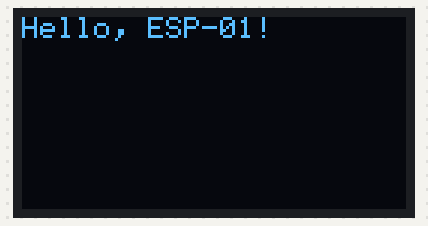
A sketch run on a simulated ESP32. Parts: 128×64 one-colour display.

Above: at 0.1 s.
At 2.1 s:
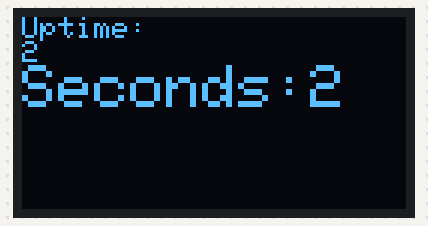
At 11.2 s:
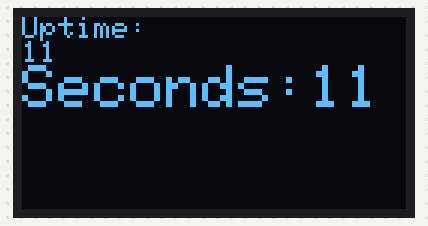
At 20.1 s:
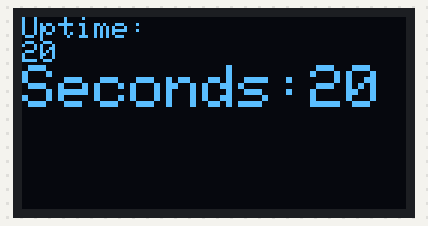
At 29.2 s:
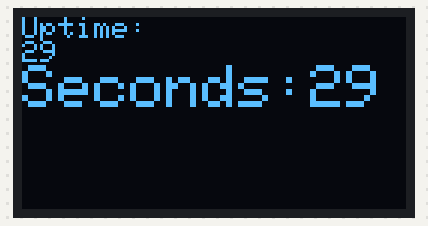
At 38.1 s:
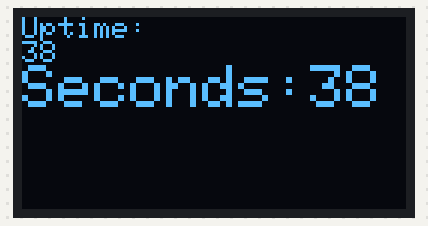

The sketch:

ESP01_OLED.ino
```cpp
#include <Wire.h>
#include <Adafruit_GFX.h>
#include <Adafruit_SSD1306.h>

#define OLED_RESET -1
#define SCREEN_ADDRESS 0x3C //Most common small OLEDs use 0x3C.

Adafruit_SSD1306 display(128, 64, &Wire, OLED_RESET);  // For 128x64 display

// Define the SDA and SCL pins for I2C communication with the OLED
#define SDA_PIN 2 // GPIO2
#define SCL_PIN 0 // GPIO0


void setup() {
  Serial.begin(9600);

  // Initialize I2C communication with custom pins
  Wire.begin(SDA_PIN, SCL_PIN);

  // SSD1306_SWITCHCAPVCC = generate display voltage from 3.3V internally
  if(!display.begin(SSD1306_SWITCHCAPVCC, SCREEN_ADDRESS)) {
    Serial.println(F("SSD1306 allocation failed"));
    for(;;); // Don't proceed, loop forever
  }

  display.clearDisplay(); // Clear the buffer
  display.println("Hello, ESP-01!"); // Print some text
  display.display(); // Show what we've written
  delay(2000);
}

void loop() {
  display.clearDisplay();

  display.setTextSize(1);             // Normal 1:1 pixel size
  display.setTextColor(WHITE);        // Draw white text
  display.setCursor(0,0);             // Start at top-left corner
  display.println("Uptime:");
  display.println(millis()/1000);

  display.setTextSize(2);             // Draw 2X larger text
  display.setCursor(0, 16);           // Start below the small text
  display.print("Seconds:");
  display.println(millis()/1000);

  display.display();
  delay(100);
}
```

Measured:
- what the display in image 1 shows lasts 1.0 s, from 2.1 s to 3.1 s
